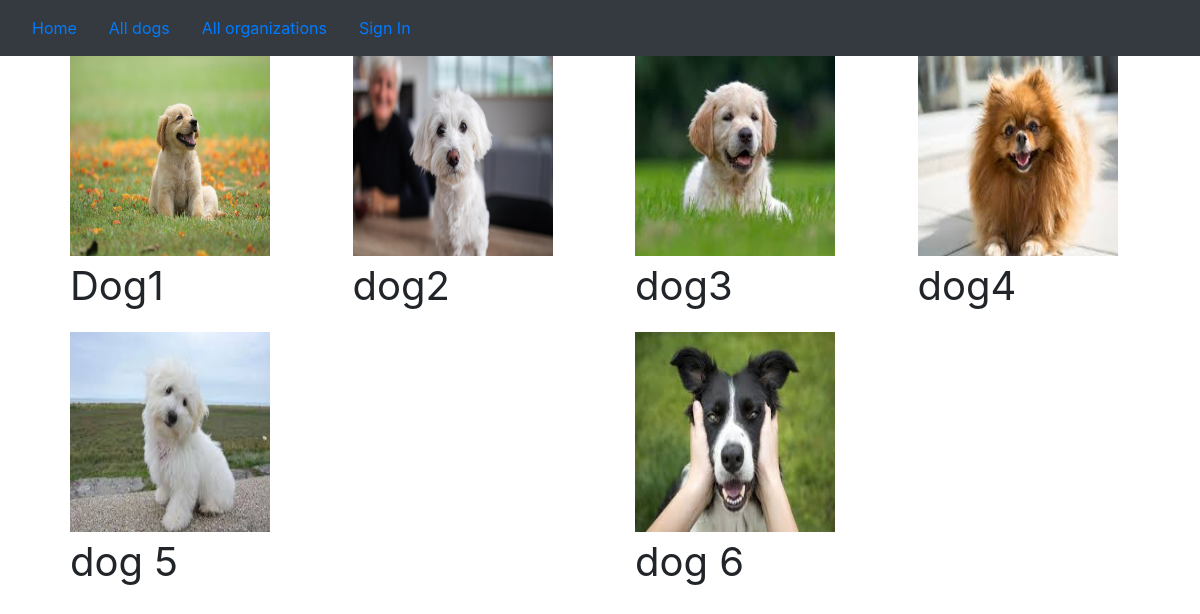
/shelter/dogs/, run on the app's committed database.
### dog_shelter/models.py (models this page shows)
class Dog(models.Model):
    SIZE = (
        ("s", 'Small'),
        ("m", 'Medium'),
        ("l", 'Large'),
    )
    name = models.CharField(max_length=20, help_text='Enter dogs name')
    description = models.TextField(help_text='Enter description for dog')
    breed = models.CharField(max_length=50, help_text='Enter the breed of dog')
    age = models.IntegerField(
        validators=[
            MaxValueValidator(100),
            MinValueValidator(1)
        ]
    )
    size = models.CharField(
        max_length=1,
        choices=SIZE,
        default='m',
        blank=True,
        null=True
    )
    disease_info = models.TextField(null=True, blank=True,
                                    help_text='Enter description for dog disease if there are some')
    organization = models.ForeignKey(Organization, on_delete=models.CASCADE)
    user_liked = models.ManyToManyField(User)

### dog_shelter/views.py (the view)
def dogs_list_view(request):
    dogs = []
    recommend_dogs_list_id = []
    if request.user.has_perm('dog_shelter.like_dog'):
        user_pk = request.user.pk
        recommend_dogs_list_id = recommend_dogs(user_pk)
        if recommend_dogs_list_id is not None:
            dogs = list(Dog.objects.filter(pk__in=recommend_dogs_list_id))
            dogs += list(Dog.objects.exclude(pk__in=recommend_dogs_list_id))
        else:
            dogs = list(Dog.objects.all())
    else:
        dogs = list(Dog.objects.all())
    dogsImages = list(DogImages.objects.all())
    for i in dogs:
        dog_images = list(filter(lambda x: x.dog_id == i.pk, dogsImages))
        if len(dog_images) > 0:
            i.image = b64encode(dog_images.pop().image).decode('utf-8')
    return render(request, 'dog_shelter/dogs_list.html', context={'dogs': dogs})

### dog_shelter/templates/dog_shelter/dogs_list.html (shortened to what this page needs)
{% extends "base.html" %}
{% block content %}
    {% if dogs %}
        <ul>
        <div class="container">
            <div  class="row row-cols-4">
                {% for dog in dogs %}
                    <div onclick="redirectToDog({{ dog.pk }})" class="col-sm" style="display: flex">
                    <div style="min-width: 200px; max-width: 200px">
                        <img
                             style="max-height: 200px; max-width: 100%; min-height: 200px">
                        <p style="font-size: 2.5em;">{{ dog.name }}</p>
                    </div>
                    </div>
                {% endfor %}
            </div>
        </div>
        </ul>
    {% else %}
        <p>There are no dogs yet</p>
    {% endif %}
{% endblock %}

### data on the page
Dog: name "Dog1"
Dog: name "dog2"
Dog: name "dog3"
Dog: name "dog4"
Dog: name "dog 5"
Dog: name "dog 6"
